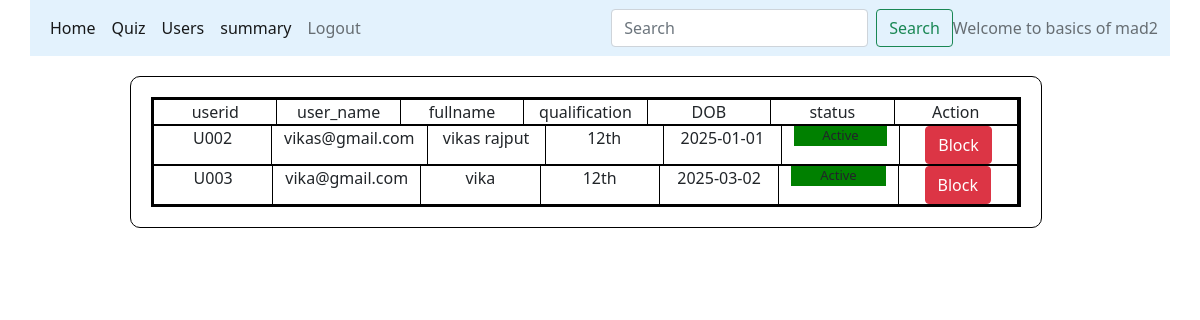
The app's page /users/basics of mad2 with its own data.
### models/database.py (models this page shows)
class Users(db.Model):
    __tablename__="Users"
    id=db.Column(db.Integer, primary_key=True, unique=True)
    full_name=db.Column(db.String(100), nullable=False)
    email=db.Column(db.String(100), nullable=False)
    password=db.Column(db.String(100), nullable=False)
    qualification=db.Column(db.String(100), nullable=False)
    dob=db.Column(db.Date, nullable=False)
    role=db.Column(db.Integer, default=1, nullable=False)
    status=db.Column(db.String(100), default="Active",nullable=False)
    Score=db.relationship('Scores', backref='Users', cascade="all, delete-orphan")

### controllers/main.py (the view)
@app.route("/users/<name>" ,methods=["GET","POST"])
def users(name):
    users=Users.query.filter_by(role=1).all()
    return render_template("users.html",name=name, users=users)

### templates/users.html
{%extends "admin_layout.html"%}
{%block content%}
              {%if users%}
              <div class="small_form">
                <div class="container text-center">
                  <div class="row">
                    <div class="col">
                      userid
                    </div>
                    <div class="col">
                      user_name
                    </div>
                    <div class="col">
                       fullname
                    </div>
                    <div class="col">
                        qualification
                    </div>
                    <div class="col">
                      DOB
                    </div>
                    <div class="col">
                      status
                    </div>
                    <div class="col">
                      Action
                    </div>
                  </div>
                  {%for user in users%}
                  <div class="row">
                    <div class="col">
                      U00{{user.id}}
                    </div>
                    <div class="col">
                      {{user.email}}
                    </div>
                    <div class="col">
                       {{user.full_name}}
                    </div>
                    <div class="col">
                       {{user.qualification}}
                    </div>
                    <div class="col">
                        {{user.dob}}
                    </div>
                    <div class="col">
                      {%if user.status=="Active"%}
                      <p style="background-color: green;font-size: small;">{{user.status}}</p>
                      {%else%}
                      <p style="background-color: red;">{{user.status}}</p>
                      {%endif%}
                    </div>
                    <div class="col">
                      <form action="#" method="POST">
                        {%if user.status=="Active"%}
                        <a class="btn btn-danger" href="/block/{{user.id}}/{{name}}" role="button">Block</a>
                        {%else%}
                        <a class="btn btn-success" href="/unblock/{{user.id}}/{{name}}" role="button">UnBlock</a>
                        {%endif%}
                      </form>
                    </div>
                  </div>
                  {%endfor%}
                  {%else%}
                  <div>
                    <h5 class="center">no user registered yet</h5>
                  </div>
                  {%endif%}
                </div>
              </div>
{%endblock%}

### static/main.css (style rules this page uses)
* { margin: 0px; }
.container { border: 2px solid black; width: 180%; }
.small_form { border: 1px solid black; width: 80%; height: auto; margin-top: 20px; padding: 20px; border-radius: 10px; margin-left: 100px; margin-bottom: 30px; padding-bottom: 20px; }
.row { border: 1px solid black; }
.col { border-right: 1px solid black; }

### records on screen
Users: id "2", email "vikas@gmail.com", full_name "vikas rajput", qualification "12th", dob "2025-01-01", status "Active"
Users: id "3", email "vika@gmail.com", full_name "vika", qualification "12th", dob "2025-03-02", status "Active"

### other values on screen
{{ name }} "basics of mad2"
